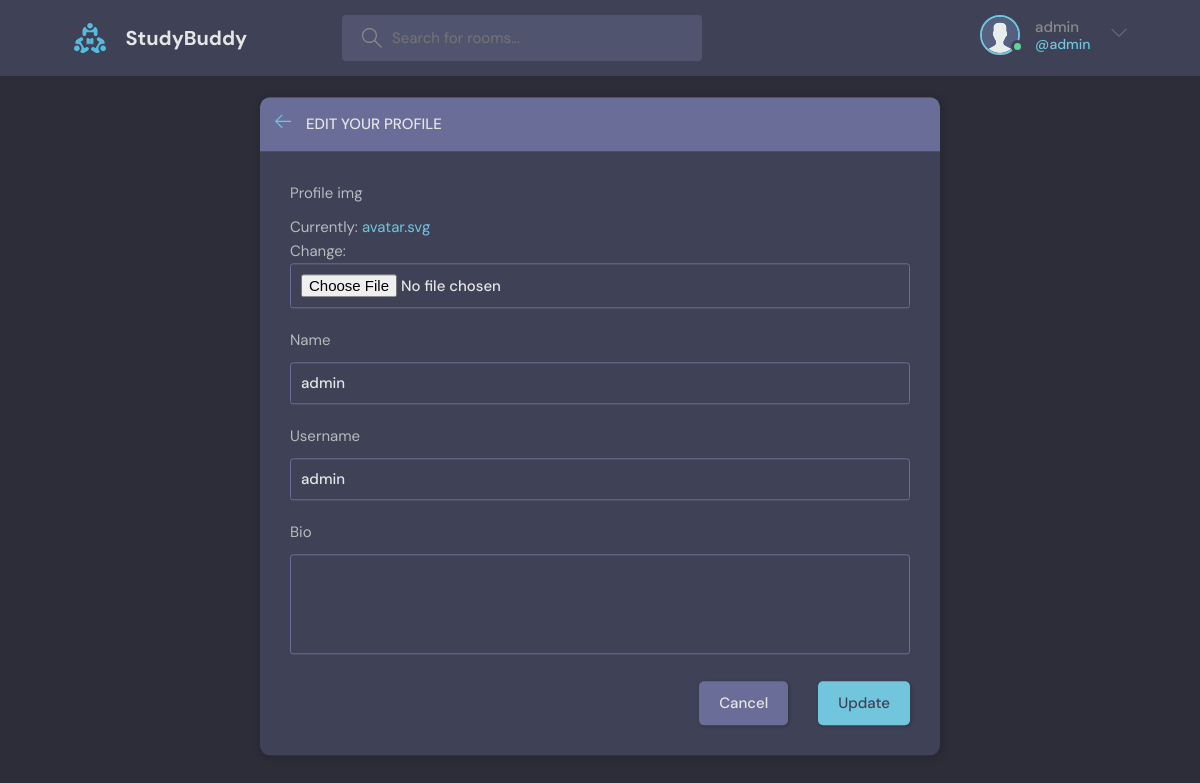
Page /user-edit/ (signed in) on the committed database.
### socials/models.py (models this page shows)
class User(AbstractUser):
    name = models.CharField(max_length=200,null=True)
    email = models.EmailField(unique= True ,null=True)
    bio = models.TextField(max_length=300, null=True ,blank =True)
    profile_img= models.ImageField(null=True ,default ='avatar.svg')
    USERNAME_FIELD=  'email'
    REQUIRED_FIELDS = []

### socials/views.py (the view)
# urls.py: path('user-edit/',views.updateUser,name = 'edit-user'),
@login_required(login_url='login')
def updateUser(request,):
    user = request.user
    print(user)
    form =UserForm(instance =user)
    if request.method =='POST':
        form = UserForm(request.POST,request.FILES,instance= user)
        if form.is_valid():
            form.save()
            return redirect('profile', pk= user.id)
    context = {'user':user,'form': form}
    return render(request,'socials/edit-user.html',context)

### socials/forms.py
class UserForm(ModelForm):
    class Meta:
        model = User
        fields=['profile_img','name','username','bio']

### socials/templates/socials/edit-user.html (shortened to what this page needs)
{%extends 'main.html'%}
{%block content%}
    <main class="update-account layout">
        <div class="container">
            <div class="layout__box">
                <div class="layout__boxHeader">
                    <div class="layout__boxTitle">
                        <a href="{%url 'profile' request.user.id%}">
                            <svg version="1.1" xmlns="http://www.w3.org/2000/svg" width="32" height="32"
                                viewBox="0 0 32 32">
                                <title>arrow-left</title>
                                <path
                                    d="M13.723 2.286l-13.723 13.714 13.719 13.714 1.616-1.611-10.96-10.96h27.625v-2.286h-27.625l10.965-10.965-1.616-1.607z">
                                </path>
                            </svg>
                        </a>
                        <h3>Edit your profile</h3>
                    </div>
                </div>
                <div class="layout__body">
                    <form class="form" action=""  method="POST" enctype="multipart/form-data">
                      {%for field in form%}
                        <div class="form__group">
                            <label for="profile_pic">{{field.label}}</label>
                            {{field}}
                        </div>
                      {%endfor%}
                               <div class="form__action">
                            <a class="btn btn--dark" href="META.HTTP_REFERER">Cancel</a>
                            <button class="btn btn--main" type="submit">Update</button>
                        </div>
                    </form>
                </div>
            </div>
        </div>
    </main>
  {%endblock content%}

### templates/navbar.html (shortened to what this page needs)
 {%load static%}
 <header class="header header--loggedIn">
    <div class="container">
      <a href="{% url 'home' %}" class="header__logo">
        <img src="{% static 'images/logo.svg' %}" />
        <h1>StudyBuddy</h1>
      </a>
      <form class="header__search" method="GET" action="{%url 'home'%}">
        <label>
          <input placeholder="Search for rooms..." name="q"/>
        </label>
      </form>
      <nav class="header__menu">
        {%if request.user.is_authenticated%}
        <div class="header__user">
          <a href="{% url 'profile' request.user.id%}">
            <div class="avatar avatar--medium active">
              <img src="{{request.user.profile_img.url}}" />
            </div>
            <p>{{request.user.username}} <span>@{{request.user.username}}</span></p>
          </a>
          <button class="dropdown-button">
            <svg version="1.1" xmlns="http://www.w3.org/2000/svg" width="32" height="32" viewBox="0 0 32 32">
              <title>chevron-down</title>
              <path d="M16 21l-13-13h-3l16 16 16-16h-3l-13 13z"></path>
            </svg>
          </button>
        </div>
        {% else %}
        <a href="{%url 'login'%}">
          <img src="{% static 'images/avatar.svg' %}" />
          <p>Login</p>
        </a>
        {% endif %}
      </nav>
    </div>
  </header>

### rows in the picture
User: user.profile_img (placeholder picture), user.username "admin", form "admin" "admin"

### other values in the picture
{{ field.label }} "Profile img" "Name" "Username" "Bio"
